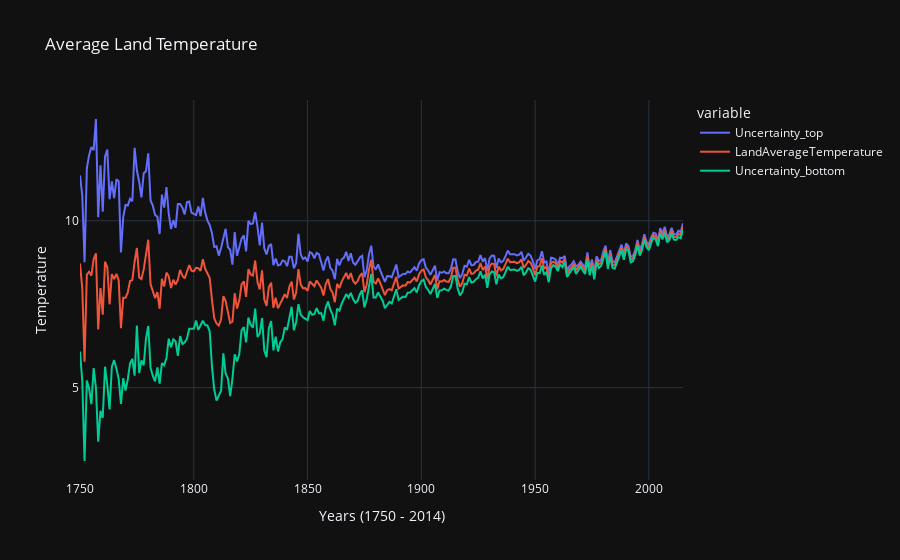

The code cell stored with this chart in its notebook:
### Code cell
fig_2 = px.line(data_global, 
                x = "year", 
                y = [ "Uncertainty_top","LandAverageTemperature", "Uncertainty_bottom"], 
                title = "Average Land Temperature", template= "plotly_dark",
                labels = {
                    "year": "Years (1750 - 2014)",
                    "value": "Temperature",
                    })
fig_2.update_yaxes(tickvals=[0,5,10,15,20])
fig_2.update_xaxes(tickvals=[1700, 1750, 1800, 1850, 1900, 1950, 2000])
fig_2.show()

### Figure 1 — Plotly figure (JSON) as saved in the notebook; plotly's stock layout.template omitted (floating-point values rounded to 4 significant figures; data arrays with more than 128 entries replaced by an {"elided": "..."} marker saying what was removed)
{"data": [{"hovertemplate": "variable=Uncertainty_top<br>Years (1750 - 2014)=%{x}<br>Temperature=%{y}<extra></extra>", "legendgroup": "Uncertainty_top", "line": {"color": "#636efa", "dash": "solid"}, "marker": {"symbol": "circle"}, "mode": "lines", "name": "Uncertainty_top", "orientation": "v", "showlegend": true, "type": "scatter", "x": {"elided": "266 int values"}, "xaxis": "x", "y": {"elided": "266 float values"}, "yaxis": "y"}, {"hovertemplate": "variable=LandAverageTemperature<br>Years (1750 - 2014)=%{x}<br>Temperature=%{y}<extra></extra>", "legendgroup": "LandAverageTemperature", "line": {"color": "#EF553B", "dash": "solid"}, "marker": {"symbol": "circle"}, "mode": "lines", "name": "LandAverageTemperature", "orientation": "v", "showlegend": true, "type": "scatter", "x": {"elided": "266 int values"}, "xaxis": "x", "y": {"elided": "266 float values"}, "yaxis": "y"}, {"hovertemplate": "variable=Uncertainty_bottom<br>Years (1750 - 2014)=%{x}<br>Temperature=%{y}<extra></extra>", "legendgroup": "Uncertainty_bottom", "line": {"color": "#00cc96", "dash": "solid"}, "marker": {"symbol": "circle"}, "mode": "lines", "name": "Uncertainty_bottom", "orientation": "v", "showlegend": true, "type": "scatter", "x": {"elided": "266 int values"}, "xaxis": "x", "y": {"elided": "266 float values"}, "yaxis": "y"}], "layout": {"legend": {"title": {"text": "variable"}, "tracegroupgap": 0}, "title": {"text": "Average Land Temperature"}, "xaxis": {"anchor": "y", "domain": [0, 1], "tickvals": [1700, 1750, 1800, 1850, 1900, 1950, 2000], "title": {"text": "Years (1750 - 2014)"}}, "yaxis": {"anchor": "x", "domain": [0, 1], "tickvals": [0, 5, 10, 15, 20], "title": {"text": "Temperature"}}}}
